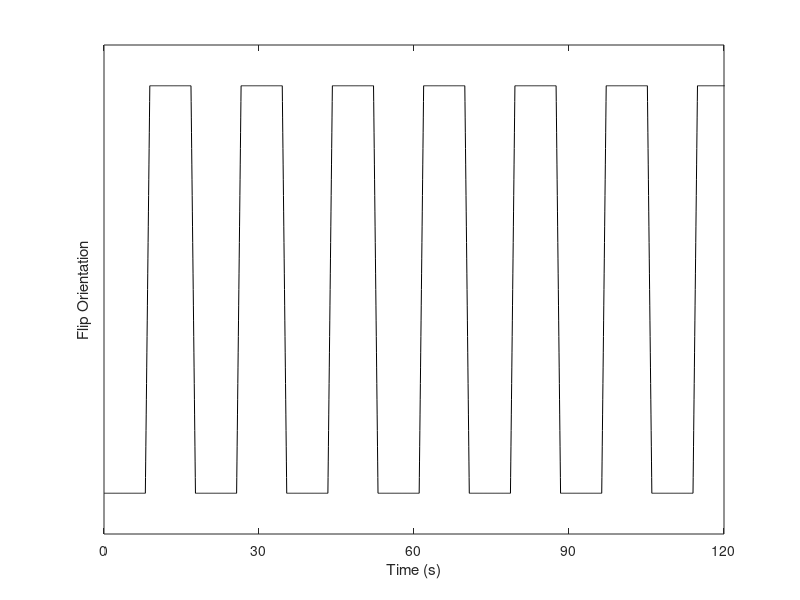

Reproduce this figure in MATLAB.
lengthInFlip = 240;
lengthBWFlip = 25;

expLength = 30*60*30;

numFlips = floor(expLength/(lengthInFlip+lengthBWFlip));

basisVec = zeros(lengthInFlip+lengthBWFlip,2);

basisVec(1:lengthInFlip,1) = -1;
basisVec(1:lengthInFlip,2) = 1;
basisVec((lengthInFlip+1):end,1) = (-1+2/(lengthBWFlip+1)):2/(lengthBWFlip+1):(1-2/(lengthBWFlip+1));
basisVec((lengthInFlip+1):end,2) = -1*((-1+2/(lengthBWFlip+1)):2/(lengthBWFlip+1):(1-2/(lengthBWFlip+1)));

basisVec1D = reshape(basisVec,[],1);

flipState = repmat(basisVec1D,[round(numFlips/2),1]);
flipState = flipState(1:expLength);

plot((1:expLength)/30,flipState,'k');
xlim([0,120]);
ylim([-1.2,1.2]);
xticks(0:30:120);
yticks([-3,3]);
ylabel('Flip Orientation');
xlabel('Time (s)');